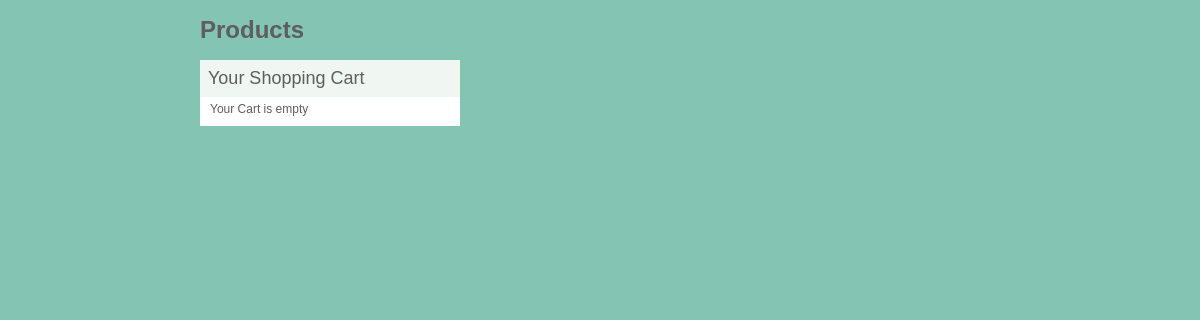
Before: / with the older database file.
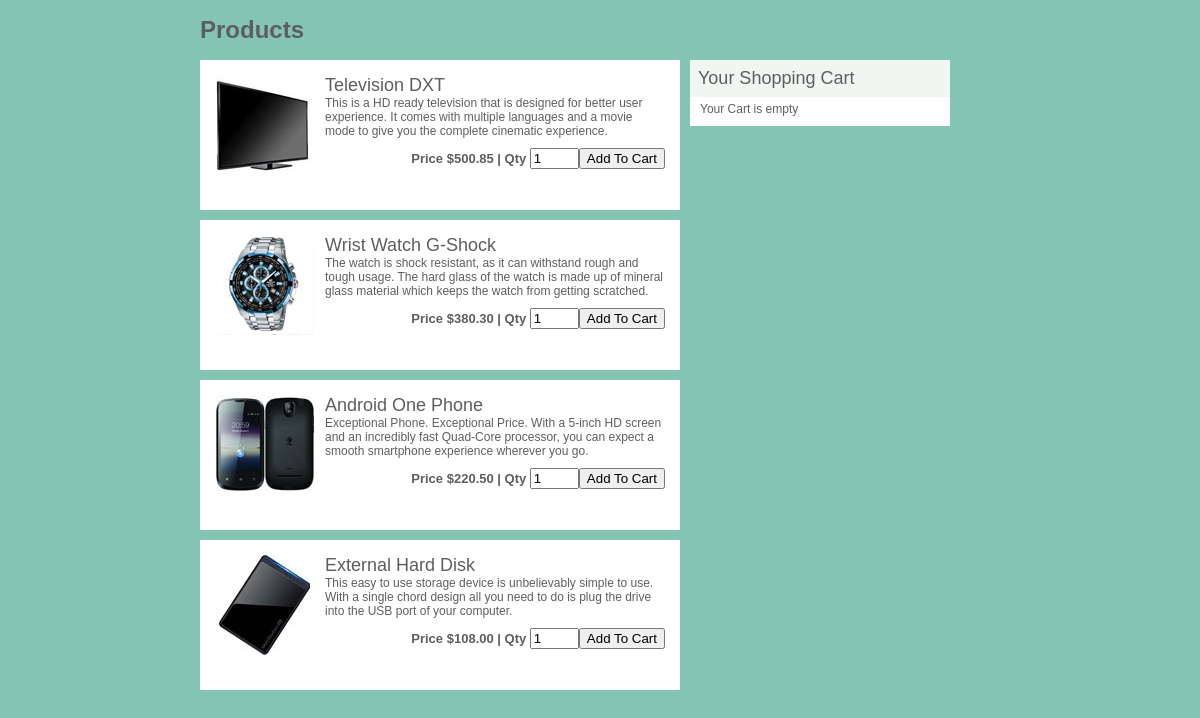
After: the same page with the newer database file.
### tables this page shows
CREATE TABLE IF NOT EXISTS `products` (
  `id` int(11) NOT NULL AUTO_INCREMENT,
  `product_code` varchar(60) NOT NULL,
  `product_name` varchar(60) NOT NULL,
  `product_desc` tinytext NOT NULL,
  `product_img_name` varchar(60) NOT NULL,
  `price` decimal(10,2) NOT NULL,
  PRIMARY KEY (`id`),
  UNIQUE KEY `product_code` (`product_code`)
) AUTO_INCREMENT=1;

### config.php (called while the page is built, shortened)
<?php
$currency = '$';
?>

### index.php (the view, shortened to what this page needs)
<?php
include_once("config.php");
?>
<!DOCTYPE html>
<html>
<head>
<link href="style/style.css" rel="stylesheet" type="text/css">
</head>
<body>
<div id="products-wrapper">
    <h1>Products</h1>
    <div class="products">
    <?php
	$current_url = base64_encode($url="http://".$_SERVER['HTTP_HOST'].$_SERVER['REQUEST_URI']);
	$results = $mysqli->query("SELECT * FROM products ORDER BY id ASC");
    if ($results) {
        while($obj = $results->fetch_object())
        {
			echo '<div class="product">';
            echo '<form method="post" action="cart_update.php">';
			echo '<div class="product-thumb"><img src="images/'.$obj->product_img_name.'"></div>';
            echo '<div class="product-content"><h3>'.$obj->product_name.'</h3>';
            echo '<div class="product-desc">'.$obj->product_desc.'</div>';
            echo '<div class="product-info">';
			echo 'Price '.$currency.$obj->price.' | ';
            echo 'Qty <input type="text" name="product_qty" value="1" size="3" />';
			echo '<button class="add_to_cart">Add To Cart</button>';
			echo '</div></div>';
            echo '</form>';
            echo '</div>';
        }
    }
    ?>
    </div>
<div class="shopping-cart">
<h2>Your Shopping Cart</h2>
<?php
if(isset($_SESSION["products"]))
{
    $total = 0;
    echo '<ol>';
    foreach ($_SESSION["products"] as $cart_itm)
    {
        echo '<li class="cart-itm">';
        echo '<span class="remove-itm"><a href="cart_update.php?removep='.$cart_itm["code"].'&return_url='.$current_url.'">&times;</a></span>';
        echo '<h3>'.$cart_itm["name"].'</h3>';
        echo '<div class="p-code">P code : '.$cart_itm["code"].'</div>';
        echo '<div class="p-qty">Qty : '.$cart_itm["qty"].'</div>';
        echo '<div class="p-price">Price :'.$currency.$cart_itm["price"].'</div>';
        echo '</li>';
        $subtotal = ($cart_itm["price"]*$cart_itm["qty"]);
        $total = ($total + $subtotal);
    }
    echo '</ol>';
    echo '<span class="empty-cart"> <button type="submit"><a href="cart_update.php?emptycart=1&return_url='.$current_url.'">Empty Cart</a></button> </span>';
    echo '<span class="check-out-txt"><strong>Total : '.$currency.$total.'</strong> <button type="submit"><a href="view_cart.php">Check-out!</a></button> </span>';
}else{
    echo 'Your Cart is empty';
}
?>
</div>
</div>
</body>
</html>

### style/style.css (style rules this page uses)
body { background-color: #84C4B2; font: 12px Arial, Helvetica, sans-serif; color: #5E5E5E; }
#products-wrapper { width: 800px; margin-right: auto; margin-left: auto; }
.products { width: 60%; float:left; margin-right: 10px; }
.product { margin-bottom: 10px; height: 100px; background: #FFF; padding: 15px; min-height: 120px }
.product .product-thumb { float: left; height: 100px; width: 100px; margin-right: 10px; }
.product .product-content { overflow:hidden; }
.product .product-content h3 { font: 18px "Trebuchet MS", Arial; margin: 0px; padding: 0px; }
.product .product-info { float: right; font-size: 13px; font-weight: bold; margin-top:10px; }
.shopping-cart { width: 30%; float: left; background: #FFF; padding: 10px; }
.shopping-cart h2 { background: #F0F7F2; padding: 8px; margin: -10px -10px 5px; font: 18px "Trebuchet MS", Arial; }

Changed rows visible on the page:
added products: product_img_name (picture), product_name "Television DXT", product_desc "This is a HD ready television that is designed for better user experience. It comes with multiple languages and a movie mode to give you the complete cinematic experience.", price "500.85"
added products: product_img_name (picture), product_name "Wrist Watch G-Shock", product_desc "The watch is shock resistant, as it can withstand rough and tough usage. The hard glass of the watch is made up of mineral glass material which keeps the watch from getting scratched.", price "380.30"
added products: product_img_name (picture), product_name "Android One Phone", product_desc "Exceptional Phone. Exceptional Price. With a 5-inch HD screen and an incredibly fast Quad-Core processor, you can expect a smooth smartphone experience wherever you go.", price "220.50"
added products: product_img_name (picture), product_name "External Hard Disk", product_desc "This easy to use storage device is unbelievably simple to use. With a single chord design all you need to do is plug the drive into the USB port of your computer.", price "108.00"
